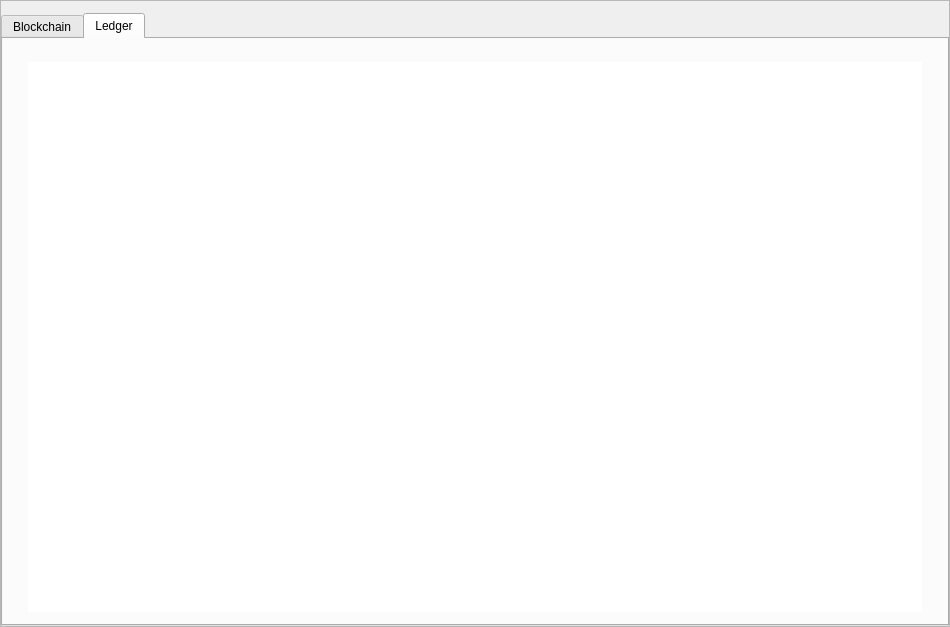
<?xml version="1.0" encoding="UTF-8"?>
<ui version="4.0">
 <class>BlockExplorerFrame</class>
 <widget class="QFrame" name="BlockExplorerFrame">
  <property name="geometry">
   <rect>
    <x>0</x>
    <y>0</y>
    <width>950</width>
    <height>627</height>
   </rect>
  </property>
  <property name="windowTitle">
   <string>Frame</string>
  </property>
  <property name="frameShape">
   <enum>QFrame::StyledPanel</enum>
  </property>
  <property name="frameShadow">
   <enum>QFrame::Raised</enum>
  </property>
  <layout class="QVBoxLayout" name="verticalLayout">
   <property name="spacing">
    <number>0</number>
   </property>
   <property name="leftMargin">
    <number>0</number>
   </property>
   <property name="topMargin">
    <number>12</number>
   </property>
   <property name="rightMargin">
    <number>0</number>
   </property>
   <property name="bottomMargin">
    <number>0</number>
   </property>
   <item>
    <widget class="QTabWidget" name="m_blockExplorerTabBar">
     <property name="currentIndex">
      <number>1</number>
     </property>
     <widget class="QWidget" name="m_blockchainTab">
      <attribute name="title">
       <string>Blockchain</string>
      </attribute>
      <layout class="QVBoxLayout" name="verticalLayout_4">
       <property name="spacing">
        <number>0</number>
       </property>
       <property name="leftMargin">
        <number>25</number>
       </property>
       <property name="topMargin">
        <number>15</number>
       </property>
       <property name="rightMargin">
        <number>25</number>
       </property>
       <property name="bottomMargin">
        <number>12</number>
       </property>
       <item>
        <layout class="QHBoxLayout" name="horizontalLayout_2">
         <property name="spacing">
          <number>10</number>
         </property>
         <property name="rightMargin">
          <number>0</number>
         </property>
         <item>
          <spacer name="horizontalSpacer_2">
           <property name="orientation">
            <enum>Qt::Horizontal</enum>
           </property>
           <property name="sizeHint" stdset="0">
            <size>
             <width>40</width>
             <height>20</height>
            </size>
           </property>
          </spacer>
         </item>
         <item alignment="Qt::AlignBottom">
          <widget class="WalletGui::WalletTinyLinkLikeButton" name="m_resetFilterButton">
           <property name="cursor">
            <cursorShape>PointingHandCursor</cursorShape>
           </property>
           <property name="text">
            <string>Reset</string>
           </property>
           <property name="flat">
            <bool>true</bool>
           </property>
          </widget>
         </item>
         <item alignment="Qt::AlignBottom">
          <widget class="WalletGui::WalletTinyLinkLikeButton" name="m_blockSearchButton">
           <property name="cursor">
            <cursorShape>PointingHandCursor</cursorShape>
           </property>
           <property name="text">
            <string>Show search</string>
           </property>
           <property name="checkable">
            <bool>true</bool>
           </property>
           <property name="flat">
            <bool>true</bool>
           </property>
          </widget>
         </item>
        </layout>
       </item>
       <item>
        <spacer name="verticalSpacer_2">
         <property name="orientation">
          <enum>Qt::Vertical</enum>
         </property>
         <property name="sizeType">
          <enum>QSizePolicy::Fixed</enum>
         </property>
         <property name="sizeHint" stdset="0">
          <size>
           <width>20</width>
           <height>7</height>
          </size>
         </property>
        </spacer>
       </item>
       <item>
        <widget class="QFrame" name="m_filterFrame">
         <property name="minimumSize">
          <size>
           <width>0</width>
           <height>0</height>
          </size>
         </property>
         <property name="frameShape">
          <enum>QFrame::NoFrame</enum>
         </property>
         <property name="frameShadow">
          <enum>QFrame::Raised</enum>
         </property>
         <layout class="QVBoxLayout" name="verticalLayout_2">
          <property name="leftMargin">
           <number>0</number>
          </property>
          <property name="topMargin">
           <number>5</number>
          </property>
          <property name="rightMargin">
           <number>0</number>
          </property>
          <property name="bottomMargin">
           <number>30</number>
          </property>
          <item>
           <layout class="QHBoxLayout" name="horizontalLayout_7">
            <property name="spacing">
             <number>0</number>
            </property>
            <property name="rightMargin">
             <number>0</number>
            </property>
            <item>
             <widget class="QFrame" name="m_filterPeriodComboFrame">
              <property name="frameShape">
               <enum>QFrame::NoFrame</enum>
              </property>
              <property name="frameShadow">
               <enum>QFrame::Raised</enum>
              </property>
              <layout class="QHBoxLayout" name="m_filter_combo_frame">
               <property name="spacing">
                <number>8</number>
               </property>
               <property name="leftMargin">
                <number>0</number>
               </property>
               <property name="topMargin">
                <number>0</number>
               </property>
               <property name="rightMargin">
                <number>25</number>
               </property>
               <property name="bottomMargin">
                <number>0</number>
               </property>
               <item>
                <widget class="WalletGui::WalletNormalGrayTextLabel" name="m_filterTextLabel">
                 <property name="text">
                  <string>PERIOD</string>
                 </property>
                </widget>
               </item>
               <item>
                <widget class="QComboBox" name="m_filterCombo">
                 <property name="focusPolicy">
                  <enum>Qt::NoFocus</enum>
                 </property>
                 <item>
                  <property name="text">
                   <string>All time</string>
                  </property>
                 </item>
                 <item>
                  <property name="text">
                   <string>Last hour</string>
                  </property>
                 </item>
                 <item>
                  <property name="text">
                   <string>Last day</string>
                  </property>
                 </item>
                 <item>
                  <property name="text">
                   <string>Last week</string>
                  </property>
                 </item>
                 <item>
                  <property name="text">
                   <string>Last month</string>
                  </property>
                 </item>
                 <item>
                  <property name="text">
                   <string>Last year</string>
                  </property>
                 </item>
                 <item>
                  <property name="text">
                   <string>Custom</string>
                  </property>
                 </item>
                </widget>
               </item>
              </layout>
             </widget>
            </item>
            <item>
             <widget class="QFrame" name="m_filterPeriodFrame">
              <property name="frameShape">
               <enum>QFrame::NoFrame</enum>
              </property>
              <property name="frameShadow">
               <enum>QFrame::Raised</enum>
              </property>
              <layout class="QHBoxLayout" name="m_filter_period_frame_layout">
               <property name="spacing">
                <number>8</number>
               </property>
               <property name="leftMargin">
                <number>0</number>
               </property>
               <property name="topMargin">
                <number>0</number>
               </property>
               <property name="rightMargin">
                <number>25</number>
               </property>
               <property name="bottomMargin">
                <number>0</number>
               </property>
               <item>
                <widget class="WalletGui::WalletNormalGrayTextLabel" name="m_filterBeginTextLabel">
                 <property name="text">
                  <string>FROM</string>
                 </property>
                </widget>
               </item>
               <item>
                <widget class="QDateTimeEdit" name="m_filterBeginDtedit">
                 <property name="enabled">
                  <bool>true</bool>
                 </property>
                 <property name="locale">
                  <locale language="English" country="UnitedStates"/>
                 </property>
                 <property name="displayFormat">
                  <string>dd MMM yyyy, hh:mm</string>
                 </property>
                 <property name="calendarPopup">
                  <bool>true</bool>
                 </property>
                 <property name="timeSpec">
                  <enum>Qt::UTC</enum>
                 </property>
                </widget>
               </item>
               <item>
                <widget class="WalletGui::WalletNormalGrayTextLabel" name="m_filterEndTextLabel">
                 <property name="text">
                  <string>TO</string>
                 </property>
                </widget>
               </item>
               <item>
                <widget class="QDateTimeEdit" name="m_filterEndDtedit">
                 <property name="enabled">
                  <bool>true</bool>
                 </property>
                 <property name="locale">
                  <locale language="English" country="UnitedStates"/>
                 </property>
                 <property name="displayFormat">
                  <string>dd MMM yyyy, hh:mm</string>
                 </property>
                 <property name="calendarPopup">
                  <bool>true</bool>
                 </property>
                 <property name="timeSpec">
                  <enum>Qt::UTC</enum>
                 </property>
                </widget>
               </item>
              </layout>
             </widget>
            </item>
            <item>
             <widget class="QFrame" name="m_filterHashFrame">
              <property name="frameShape">
               <enum>QFrame::NoFrame</enum>
              </property>
              <property name="frameShadow">
               <enum>QFrame::Raised</enum>
              </property>
              <layout class="QHBoxLayout" name="m_filer_hash_frame">
               <property name="spacing">
                <number>8</number>
               </property>
               <property name="leftMargin">
                <number>0</number>
               </property>
               <property name="topMargin">
                <number>0</number>
               </property>
               <property name="rightMargin">
                <number>10</number>
               </property>
               <property name="bottomMargin">
                <number>0</number>
               </property>
               <item>
                <widget class="WalletGui::WalletNormalGrayTextLabel" name="m_filterHashTextLabel">
                 <property name="text">
                  <string>HASH / HEIGHT</string>
                 </property>
                </widget>
               </item>
               <item>
                <widget class="QLineEdit" name="m_filterHashEdit"/>
               </item>
              </layout>
             </widget>
            </item>
            <item>
             <widget class="WalletGui::WalletOkButton" name="m_applyFilterButton">
              <property name="text">
               <string>Apply</string>
              </property>
             </widget>
            </item>
           </layout>
          </item>
         </layout>
        </widget>
       </item>
       <item>
        <spacer name="verticalSpacer">
         <property name="orientation">
          <enum>Qt::Vertical</enum>
         </property>
         <property name="sizeType">
          <enum>QSizePolicy::Fixed</enum>
         </property>
         <property name="sizeHint" stdset="0">
          <size>
           <width>20</width>
           <height>7</height>
          </size>
         </property>
        </spacer>
       </item>
       <item>
        <widget class="WalletGui::WalletTableView" name="m_blockExplorerView">
         <property name="focusPolicy">
          <enum>Qt::NoFocus</enum>
         </property>
         <property name="frameShape">
          <enum>QFrame::NoFrame</enum>
         </property>
         <property name="verticalScrollBarPolicy">
          <enum>Qt::ScrollBarAlwaysOff</enum>
         </property>
         <property name="alternatingRowColors">
          <bool>true</bool>
         </property>
         <property name="selectionMode">
          <enum>QAbstractItemView::NoSelection</enum>
         </property>
         <property name="selectionBehavior">
          <enum>QAbstractItemView::SelectItems</enum>
         </property>
         <property name="textElideMode">
          <enum>Qt::ElideMiddle</enum>
         </property>
         <property name="showGrid">
          <bool>false</bool>
         </property>
         <property name="wordWrap">
          <bool>false</bool>
         </property>
         <property name="cornerButtonEnabled">
          <bool>false</bool>
         </property>
         <attribute name="horizontalHeaderHighlightSections">
          <bool>false</bool>
         </attribute>
         <attribute name="verticalHeaderVisible">
          <bool>false</bool>
         </attribute>
        </widget>
       </item>
       <item>
        <layout class="QHBoxLayout" name="horizontalLayout">
         <property name="spacing">
          <number>10</number>
         </property>
         <property name="leftMargin">
          <number>0</number>
         </property>
         <property name="topMargin">
          <number>5</number>
         </property>
         <property name="rightMargin">
          <number>0</number>
         </property>
         <item>
          <widget class="WalletGui::WalletNavigationButton" name="m_prevPageButton">
           <property name="text">
            <string/>
           </property>
          </widget>
         </item>
         <item>
          <spacer name="horizontalSpacer">
           <property name="orientation">
            <enum>Qt::Horizontal</enum>
           </property>
           <property name="sizeHint" stdset="0">
            <size>
             <width>40</width>
             <height>30</height>
            </size>
           </property>
          </spacer>
         </item>
         <item>
          <widget class="WalletGui::WalletNavigationButton" name="m_nextPageButton">
           <property name="text">
            <string/>
           </property>
          </widget>
         </item>
         <item>
          <widget class="WalletGui::WalletNavigationButton" name="m_topButton">
           <property name="text">
            <string>Back to Top</string>
           </property>
          </widget>
         </item>
        </layout>
       </item>
      </layout>
     </widget>
     <widget class="QWidget" name="m_transactionPoolTab">
      <attribute name="title">
       <string>Ledger</string>
      </attribute>
      <layout class="QVBoxLayout" name="verticalLayout_3">
       <property name="spacing">
        <number>0</number>
       </property>
       <property name="leftMargin">
        <number>25</number>
       </property>
       <property name="topMargin">
        <number>23</number>
       </property>
       <property name="rightMargin">
        <number>25</number>
       </property>
       <property name="bottomMargin">
        <number>12</number>
       </property>
       <item>
        <widget class="WalletGui::WalletTableView" name="m_transactionPoolView">
         <property name="focusPolicy">
          <enum>Qt::NoFocus</enum>
         </property>
         <property name="frameShape">
          <enum>QFrame::NoFrame</enum>
         </property>
         <property name="selectionMode">
          <enum>QAbstractItemView::NoSelection</enum>
         </property>
         <property name="verticalScrollMode">
          <enum>QAbstractItemView::ScrollPerPixel</enum>
         </property>
         <property name="showGrid">
          <bool>false</bool>
         </property>
         <property name="wordWrap">
          <bool>false</bool>
         </property>
         <property name="cornerButtonEnabled">
          <bool>false</bool>
         </property>
         <attribute name="horizontalHeaderHighlightSections">
          <bool>false</bool>
         </attribute>
         <attribute name="verticalHeaderVisible">
          <bool>false</bool>
         </attribute>
        </widget>
       </item>
      </layout>
     </widget>
    </widget>
   </item>
  </layout>
 </widget>
 <customwidgets>
  <customwidget>
   <class>WalletGui::WalletTinyLinkLikeButton</class>
   <extends>QPushButton</extends>
   <header>Gui/Common/WalletLinkLikeButton.h</header>
  </customwidget>
  <customwidget>
   <class>WalletGui::WalletNormalGrayTextLabel</class>
   <extends>QLabel</extends>
   <header>Gui/Common/WalletTextLabel.h</header>
  </customwidget>
  <customwidget>
   <class>WalletGui::WalletTableView</class>
   <extends>QTableView</extends>
   <header>Gui/Common/WalletTableView.h</header>
  </customwidget>
  <customwidget>
   <class>WalletGui::WalletOkButton</class>
   <extends>QPushButton</extends>
   <header>Gui/Common/WalletOkButton.h</header>
  </customwidget>
  <customwidget>
   <class>WalletGui::WalletNavigationButton</class>
   <extends>QPushButton</extends>
   <header>Gui/Common/WalletNavigationButton.h</header>
  </customwidget>
 </customwidgets>
 <resources/>
 <connections>
  <connection>
   <sender>m_nextPageButton</sender>
   <signal>clicked()</signal>
   <receiver>BlockExplorerFrame</receiver>
   <slot>nextPage()</slot>
   <hints>
    <hint type="sourcelabel">
     <x>726</x>
     <y>591</y>
    </hint>
    <hint type="destinationlabel">
     <x>384</x>
     <y>310</y>
    </hint>
   </hints>
  </connection>
  <connection>
   <sender>m_prevPageButton</sender>
   <signal>clicked()</signal>
   <receiver>BlockExplorerFrame</receiver>
   <slot>prevPage()</slot>
   <hints>
    <hint type="sourcelabel">
     <x>44</x>
     <y>591</y>
    </hint>
    <hint type="destinationlabel">
     <x>384</x>
     <y>310</y>
    </hint>
   </hints>
  </connection>
  <connection>
   <sender>m_blockSearchButton</sender>
   <signal>toggled(bool)</signal>
   <receiver>BlockExplorerFrame</receiver>
   <slot>showSearch(bool)</slot>
   <hints>
    <hint type="sourcelabel">
     <x>712</x>
     <y>39</y>
    </hint>
    <hint type="destinationlabel">
     <x>384</x>
     <y>310</y>
    </hint>
   </hints>
  </connection>
  <connection>
   <sender>m_applyFilterButton</sender>
   <signal>clicked()</signal>
   <receiver>BlockExplorerFrame</receiver>
   <slot>applyFilter()</slot>
   <hints>
    <hint type="sourcelabel">
     <x>814</x>
     <y>212</y>
    </hint>
    <hint type="destinationlabel">
     <x>473</x>
     <y>313</y>
    </hint>
   </hints>
  </connection>
  <connection>
   <sender>m_resetFilterButton</sender>
   <signal>clicked()</signal>
   <receiver>BlockExplorerFrame</receiver>
   <slot>resetFilterClicked()</slot>
   <hints>
    <hint type="sourcelabel">
     <x>894</x>
     <y>212</y>
    </hint>
    <hint type="destinationlabel">
     <x>473</x>
     <y>313</y>
    </hint>
   </hints>
  </connection>
  <connection>
   <sender>m_filterCombo</sender>
   <signal>currentIndexChanged(int)</signal>
   <receiver>BlockExplorerFrame</receiver>
   <slot>filterChanged(int)</slot>
   <hints>
    <hint type="sourcelabel">
     <x>144</x>
     <y>75</y>
    </hint>
    <hint type="destinationlabel">
     <x>473</x>
     <y>313</y>
    </hint>
   </hints>
  </connection>
  <connection>
   <sender>m_topButton</sender>
   <signal>clicked()</signal>
   <receiver>BlockExplorerFrame</receiver>
   <slot>lastPage()</slot>
   <hints>
    <hint type="sourcelabel">
     <x>862</x>
     <y>597</y>
    </hint>
    <hint type="destinationlabel">
     <x>473</x>
     <y>313</y>
    </hint>
   </hints>
  </connection>
  <connection>
   <sender>m_filterHashEdit</sender>
   <signal>returnPressed()</signal>
   <receiver>m_applyFilterButton</receiver>
   <slot>click()</slot>
   <hints>
    <hint type="sourcelabel">
     <x>813</x>
     <y>77</y>
    </hint>
    <hint type="destinationlabel">
     <x>877</x>
     <y>79</y>
    </hint>
   </hints>
  </connection>
  <connection>
   <sender>m_blockExplorerView</sender>
   <signal>doubleClicked(QModelIndex)</signal>
   <receiver>BlockExplorerFrame</receiver>
   <slot>showBlockDetails(QModelIndex)</slot>
   <hints>
    <hint type="sourcelabel">
     <x>474</x>
     <y>368</y>
    </hint>
    <hint type="destinationlabel">
     <x>474</x>
     <y>313</y>
    </hint>
   </hints>
  </connection>
  <connection>
   <sender>m_transactionPoolView</sender>
   <signal>doubleClicked(QModelIndex)</signal>
   <receiver>BlockExplorerFrame</receiver>
   <slot>showTransactionDetails(QModelIndex)</slot>
   <hints>
    <hint type="sourcelabel">
     <x>474</x>
     <y>333</y>
    </hint>
    <hint type="destinationlabel">
     <x>474</x>
     <y>313</y>
    </hint>
   </hints>
  </connection>
 </connections>
 <slots>
  <slot>nextPage()</slot>
  <slot>prevPage()</slot>
  <slot>firstPage()</slot>
  <slot>lastPage()</slot>
  <slot>showBlockDetails(QModelIndex)</slot>
  <slot>showSearch(bool)</slot>
  <slot>applyFilter()</slot>
  <slot>resetFilterClicked()</slot>
  <slot>filterChanged(int)</slot>
  <slot>showTransactionDetails(QModelIndex)</slot>
 </slots>
</ui>
